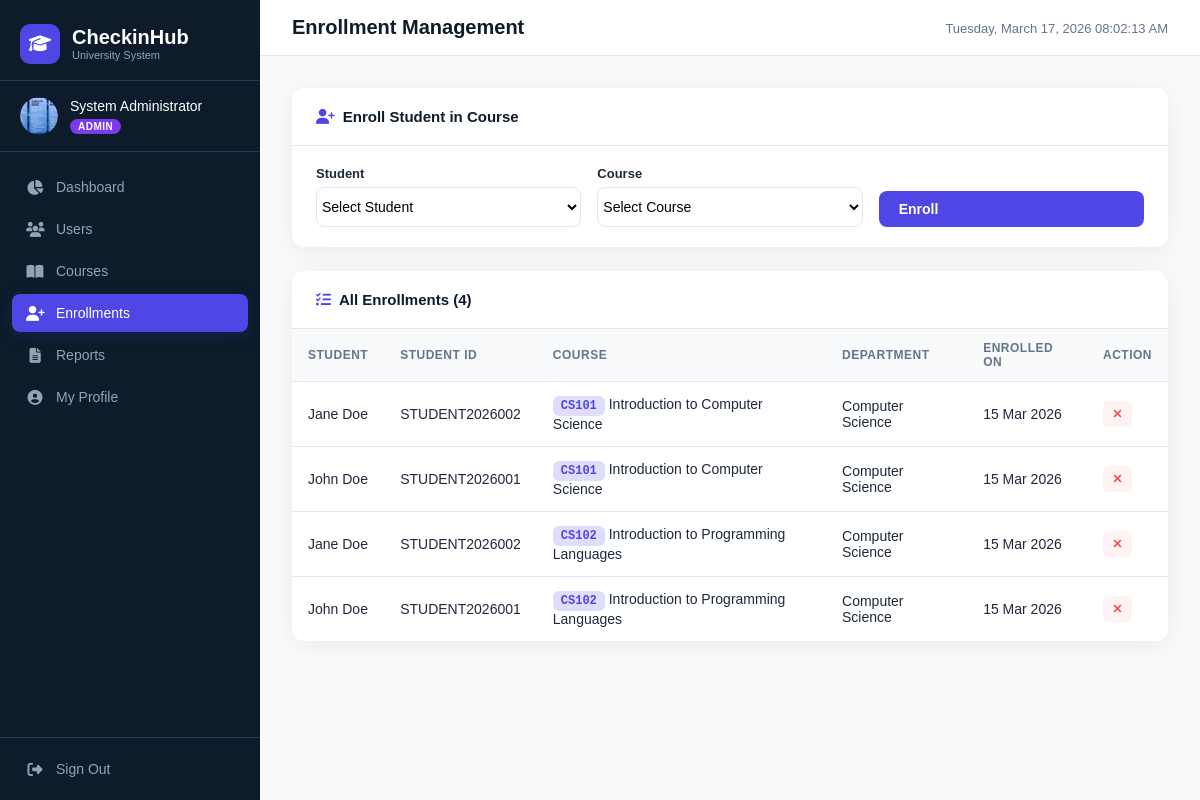
Page /admin/enrollments (signed in) on the earlier database version.
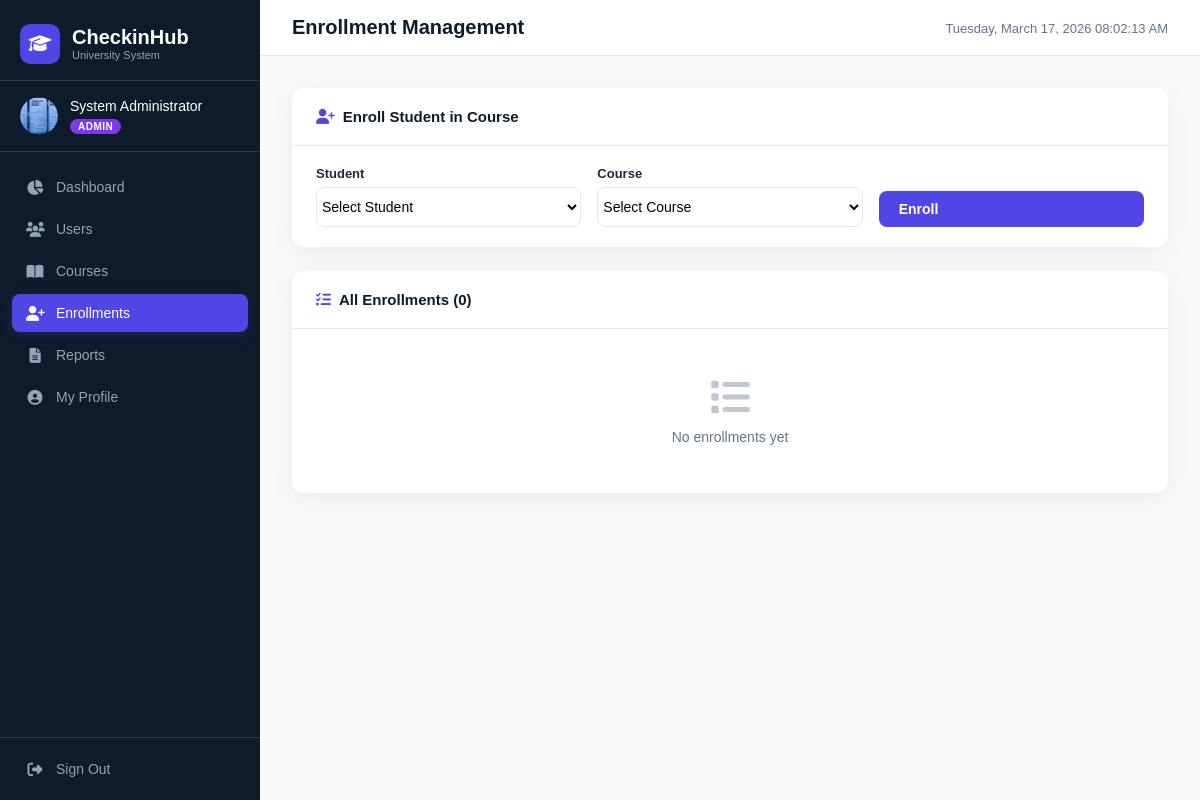
Same page on the later database version.
### app/models/enrollment_model.py (models this page shows, shortened)
class Enrollment(db.Model):
    __tablename__ = 'enrollments'
    id = db.Column(db.Integer, primary_key=True)
    student_id = db.Column(db.Integer, db.ForeignKey('users.id'), nullable=False)
    course_id = db.Column(db.Integer, db.ForeignKey('courses.id'), nullable=False)
    enrolled_at = db.Column(db.DateTime, default=datetime.utcnow)
    __table_args__ = (db.UniqueConstraint('student_id', 'course_id', name='unique_enrollment'),)

### app/models/user_model.py (models this page shows, shortened)
class User(UserMixin, db.Model):
    __tablename__ = 'users'
    id = db.Column(db.Integer, primary_key=True)
    full_name = db.Column(db.String(150), nullable=False)
    email = db.Column(db.String(150), unique=True, nullable=False)
    student_id = db.Column(db.String(50), unique=True, nullable=True)
    password_hash = db.Column(db.String(256), nullable=False)
    role = db.Column(db.String(20), nullable=False, default='student')  # admin, lecturer, student
    is_active = db.Column(db.Boolean, default=True)
    profile_picture = db.Column(db.String(300), nullable=True)
    bio = db.Column(db.String(300), nullable=True)
    phone = db.Column(db.String(30), nullable=True)
    created_at = db.Column(db.DateTime, default=datetime.utcnow)
    enrollments = db.relationship(
        'Enrollment',
        backref='student',
        lazy='dynamic',
        cascade='all, delete-orphan',
        foreign_keys='Enrollment.student_id'
    )
    attendance_records = db.relationship(
        'AttendanceRecord',
        backref='student',
        lazy='dynamic',
        cascade='all, delete-orphan'
    )
    courses_teaching = db.relationship(
        'Course',
        backref='lecturer',
        lazy='dynamic',
        foreign_keys='Course.lecturer_id'
    )

### app/models/course_model.py (models this page shows, shortened)
class Course(db.Model):
    __tablename__ = 'courses'
    id = db.Column(db.Integer, primary_key=True)
    course_code = db.Column(db.String(20), unique=True, nullable=False)
    course_name = db.Column(db.String(200), nullable=False)
    department = db.Column(db.String(100), nullable=False)
    semester = db.Column(db.String(50), nullable=False)
    lecturer_id = db.Column(db.Integer, db.ForeignKey('users.id'), nullable=True)
    created_at = db.Column(db.DateTime, default=datetime.utcnow)
    enrollments = db.relationship(
        'Enrollment',
        backref='course',
        lazy='dynamic',
        cascade='all, delete-orphan'
    )
    sessions = db.relationship(
        'AttendanceSession',
        backref='course',
        lazy='dynamic',
        cascade='all, delete-orphan'
    )

### app/routes/admin_routes.py (the view)
@admin_bp.route('/enrollments')
@login_required
@role_required('admin')
def enrollments():
    students = User.query.filter_by(role='student').all()
    courses = Course.query.all()
    all_enrollments = Enrollment.query.all()
    return render_template('admin/enrollments.html',
        students=students, courses=courses, enrollments=all_enrollments)

### app/models/user_model.py (called while the page is built)
@login_manager.user_loader
def load_user(user_id):
    return User.query.get(int(user_id))

### app/utils/helpers.py (called while the page is built)
def role_required(*roles):
    def decorator(f):
        @wraps(f)
        def decorated_function(*args, **kwargs):
            if not current_user.is_authenticated:
                return redirect(url_for('auth.login'))
            if current_user.role not in roles:
                flash('Access denied. Insufficient permissions.', 'danger')
                return redirect(url_for('auth.login'))
            return f(*args, **kwargs)
        return decorated_function
    return decorator

### app/templates/admin/enrollments.html (shortened to what this page needs)
{% extends 'base.html' %}
{% block page_title %}Enrollment Management{% endblock %}
{% block content %}
<div class="section-card">
  <div class="section-header">
    <h3><i class="fas fa-user-plus"></i> Enroll Student in Course</h3>
  </div>
  <form method="POST" action="{{ url_for('admin.create_enrollment') }}" class="inline-form">
    <div class="form-row">
      <div class="form-group">
        <label>Student</label>
        <select name="student_id" class="form-control" required>
          <option value="">Select Student</option>
        </select>
      </div>
      <div class="form-group">
        <label>Course</label>
        <select name="course_id" class="form-control" required>
          <option value="">Select Course</option>
        </select>
      </div>
      <div class="form-group align-end">
        <button type="submit" class="btn-primary">Enroll</button>
      </div>
    </div>
  </form>
</div>
<div class="section-card">
  <div class="section-header">
    <h3><i class="fas fa-list-check"></i> All Enrollments ({{ enrollments|length }})</h3>
  </div>
  {% if enrollments %}
  <table class="data-table">
    <thead>
      <tr>
        <th>Student</th>
        <th>Student ID</th>
        <th>Course</th>
        <th>Department</th>
        <th>Enrolled On</th>
        <th>Action</th>
      </tr>
    </thead>
    <tbody>
      {% for e in enrollments %}
      <tr>
        <td>{{ e.student.full_name }}</td>
        <td>{{ e.student.student_id or '—' }}</td>
        <td><span class="code-badge">{{ e.course.course_code }}</span> {{ e.course.course_name }}</td>
        <td>{{ e.course.department }}</td>
        <td>{{ e.enrolled_at.strftime('%d %b %Y') }}</td>
        <td>
          <form method="POST" action="{{ url_for('admin.delete_enrollment', enrollment_id=e.id) }}"
            onsubmit="return confirm('Remove enrollment?')"><button type="submit" class="btn-danger-sm"><i
                class="fas fa-times"></i></button></form>
        </td>
      </tr>
      {% endfor %}
    </tbody>
  </table>
  {% else %}<div class="empty-state"><i class="fas fa-list"></i>
    <p>No enrollments yet</p>
  </div>{% endif %}
</div>
{% endblock %}

Differences in the rows shown:
removed Enrollment: student.full_name "Jane Doe", student "STUDENT2026002", course.course_code "CS101", course.course_name "Introduction to Computer Science", course.department "Computer Science", enrolled_at "15 Mar 2026"
removed Enrollment: student.full_name "John Doe", student "STUDENT2026001", course.course_code "CS101", course.course_name "Introduction to Computer Science", course.department "Computer Science", enrolled_at "15 Mar 2026"
removed Enrollment: student.full_name "Jane Doe", student "STUDENT2026002", course.course_code "CS102", course.course_name "Introduction to Programming Languages", course.department "Computer Science", enrolled_at "15 Mar 2026"
removed Enrollment: student.full_name "John Doe", student "STUDENT2026001", course.course_code "CS102", course.course_name "Introduction to Programming Languages", course.department "Computer Science", enrolled_at "15 Mar 2026"
Other differences:
{{ enrollments|length }}: "4" → "0"
text no longer shown: "STUDENT STUDENT ID COURSE DEPARTMENT ENROLLED ON ACTION"
text now shown: "No enrollments yet"
